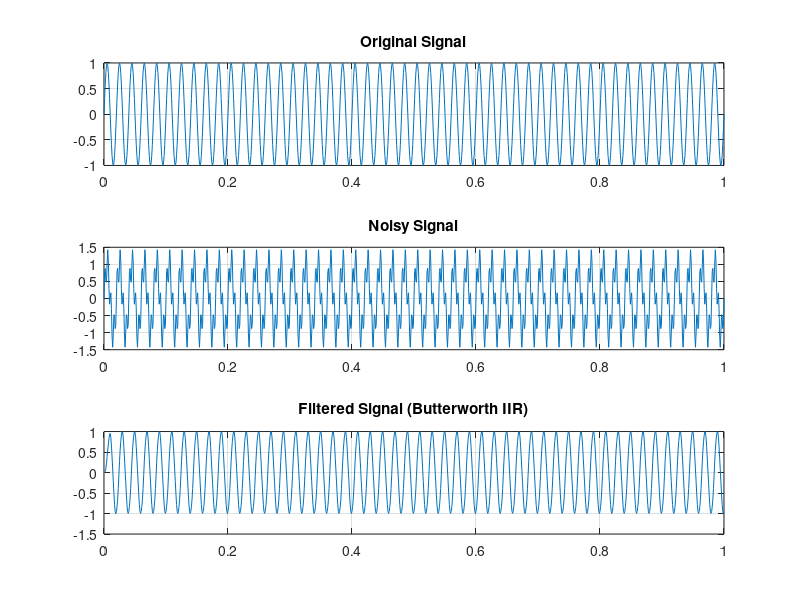

MATLAB code for this plot:
clc;
clear;
close all;

% Sampling parameters
Fs = 1000;
t = 0:1/Fs:1;

% Original signal
x = sin(2*pi*50*t);

% Add high-frequency noise
noise = 0.5*sin(2*pi*200*t);

x_noisy = x + noise;

% Butterworth IIR filter
order = 4;
cutoff = 100/(Fs/2);

[b,a] = butter(order, cutoff);

% Apply filter
y = filter(b,a,x_noisy);

figure;

subplot(3,1,1)
plot(t,x)
title('Original Signal')
grid on

subplot(3,1,2)
plot(t,x_noisy)
title('Noisy Signal')
grid on

subplot(3,1,3)
plot(t,y)
title('Filtered Signal (Butterworth IIR)')
grid on
